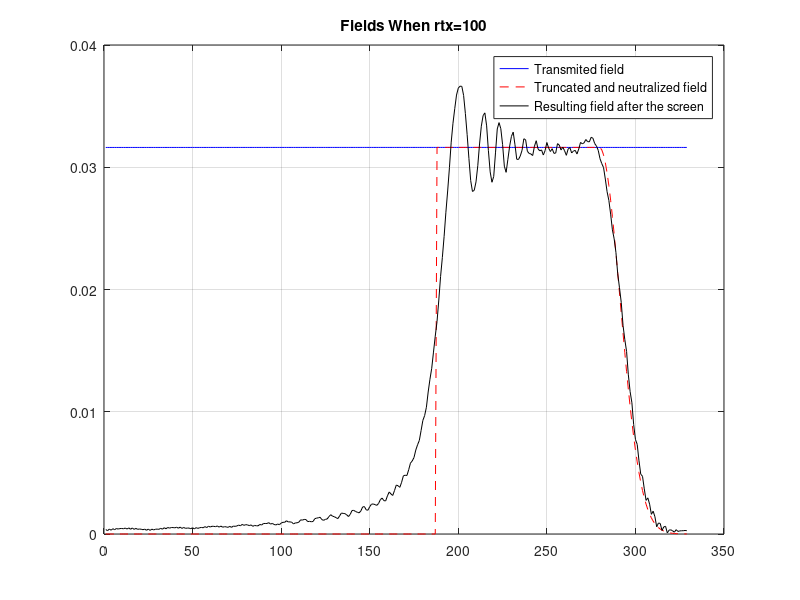

MATLAB code for this plot: (Note: this script raises an error after producing the figure.)
function PO_MM9
% JE Berg PO propagation - FFT
% (c) Patrick Eggers 2008

close all
clear all

%%%%% Scenario setting %%%%%%%%%%%%%%%%%
f=900*10^6;
c=3*10^8;
lambda=c/f;
k=2*pi/lambda;
delta_y=lambda/3 %screen aperture resolution
delta_x=10; % screen spacing
eps=0.01; % acceptable field error pertubation.. look out , too small blows up array sizes
%% define your height of screen
h_screen=5;
%% choose angle of incidence, start w 0
alpha=(0/360)*2*pi; % in radians
r_tx=1000; % transmitter/source speration to 1st screen edge
E0=10; %start field strength

N=2; %last screen

%%%%%%%%%% procedure %%%%%%%%%%%%%%

%1 determine array size  ny . remember Fresnel zone, terminator/neutraliser ..
%what else wrt FFT to think of??
%walfisch & bertoni truncation paramters
yc=N*delta_x*tan(alpha) + sqrt(N*lambda*delta_x/(2*pi*eps))*sec(alpha)
w=sqrt(lambda*delta_x)
ny=round(100) %modifiy .. how many lambda or meters??/delta_y /// yc + 3W + how deep times 2
ny= round(2*yc/delta_y + 6*w/delta_y + h_screen/delta_y);

%1a set ky , i..e space frequency variable, what range does it have and
%why?, what units?
nyy=52; %try to vary this .. what happens why? .. what should it be?
ky=(((1:ny)-nyy)/ny).*2*pi/delta_y;

red_zone= yc+3*w

%2 initiate arrays
E(1,:)=zeros(size(ky));
%% now fill in the start field over 1st screen following JE Berg
% remember field array above screen is in a plane.. map the cyl. field to
% this plane. Also remember = 0 at/below screen

% Height of the Source
H= (h_screen + tan(alpha)*r_tx) + red_zone;
% Distance from source
r(1:ny)= sqrt( (H -[1:ny].*delta_y).^2 + (r_tx)^2);
% Initial Field
 E(1,:)=1./(r.^0.5) .* exp(-i*k.*r);
%E(1,:)=1;

plot(abs(E(1,:)),'-b');
hold on; grid on

%3 condition array before FFT.. what do you do here?
% We truncate and slowly kill (Neutralizer)
E(1,1:round(h_screen/delta_y + red_zone/delta_y))=0;
y= 0:delta_y:red_zone;
length(y)
length(E(1,end-length(y)+1:end))

E(1,end+1-length(y):end)=E(1,end+1-length(y):end).*neutraliser(y,yc,w);
plot(abs(E(1,:)),'--r')



%4 FFT of the E field 1st screen 
E(1,:)=fft(E(1,:),ny);


%5 propagator
% Propagator difined by Patrick
w_prop_old=exp(-((ky.^2-k.^2).^0.5) * delta_x); % why not as in paper : ky^2<=k^2 vs ky^2>k^2 ???

% Propagator defined by the paper
for l=1:length(ky)
    if ky(l)^2<=k^2
        w_prop(l)=exp(-1i*((-ky(l)^2+k.^2).^0.5) * delta_x);
    else
        w_prop(l)=exp(-1*((-k.^2+ky(l)^2).^0.5) * delta_x);
    end
end
% Both propagators provide the same results. it means that we need to
% correct the fliping introduced by Matlab

%6 multiply and inverse FFT
% Due to the shift of the FFT implemented by Matlab, we need to conjugate
% the propagator
w_prop=circshift(w_prop,[1 -52])
E(2,:)=ifft((w_prop).*((E(1,:))),ny);


%7 extract and plot results at position of last screen
%% identify index corresponiong to you angle of incidence/grazing incidence
% plot(abs(E(2,:)),'-m')

%% map to total field dependency for 'true life' launched spherical  wave

plot(abs(E(2,:)),'-k')
legend('Transmited field','Truncated and neutralized field','Resulting field after the screen')
title('Fields When rtx=100')

1/delta_y
% plot([red_zone/delta_y,red_zone/delta_y],[0,0.4],'k')

%what do observe wrt expected diffraction field?? - what does it indicate
%we might have to do?

hold off

figure
% plot(phase(flip(conj(w_prop))))
plot(phase(w_prop))

hold on
plot(phase(E(1,:)),'r')

figure
% plot(abs(flip(conj(w_prop))))
plot(abs(w_prop))
hold on
plot(abs(E(1,:)),'r')


%8 when this works (try differnt alpha and r_tx) .. try to to one more
%screen (and try to vary screen heights..1st all same , then different)

 
function [Neutral] = neutraliser(y,yc,w)
%from walfisch & bertoni
%y is array storing y coordinates
%yc is where soft transition starts to kick in
%factor 1/2 due to JE Berg
   Neutral=exp(-(y-yc).^2/w^2); % for yc<y<yc+3*w
   Neutral=(y<=(yc+3*w)).*Neutral; % 0 above neutralising zone
  Neutral=(y<yc)+(y>=yc).*Neutral; %(1->)1/2 below neutralising zone
  disp(length(Neutral))
 
